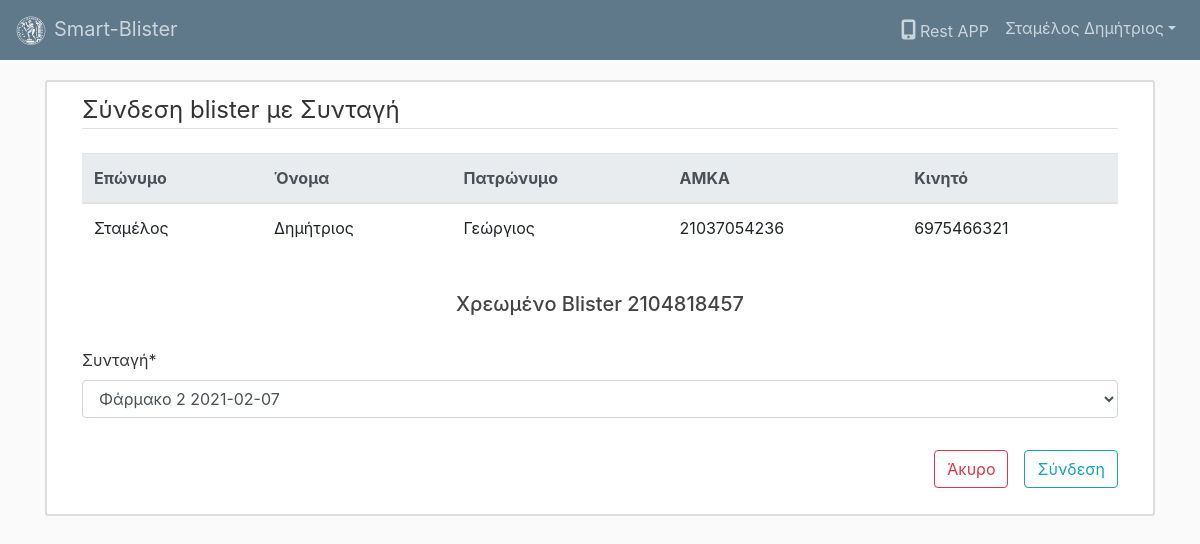
The page /pharmacist/blister/prescription/7/7/ (signed in) on the database as committed earlier.
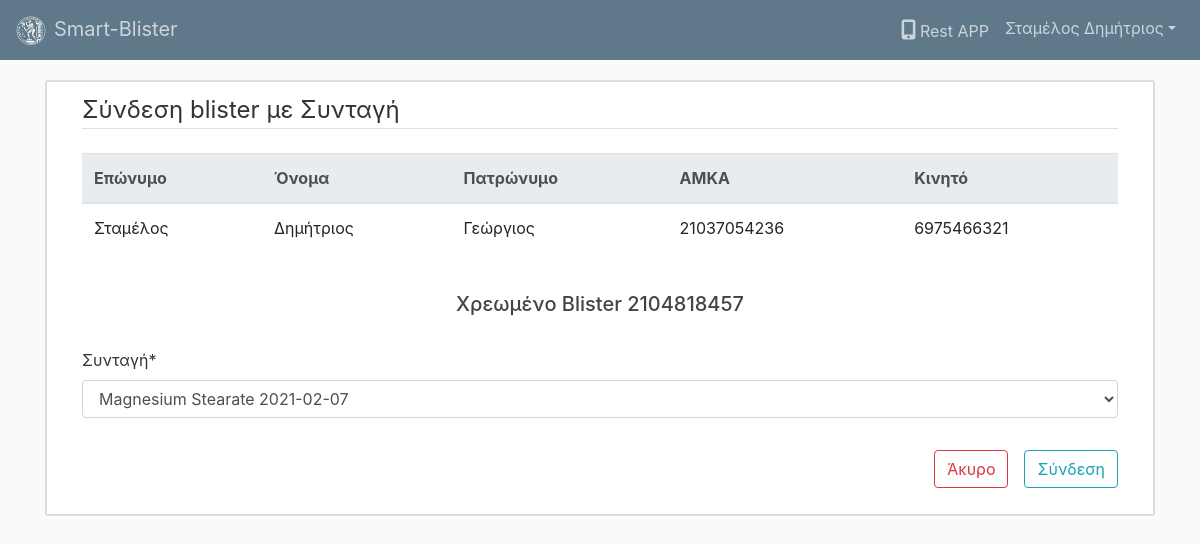
The same page on the database as committed later.
### pharmacist/models.py (models this page shows, shortened)
class BlisterPrescription(models.Model):
	blister = models.ForeignKey(Blister, on_delete=models.PROTECT)
	prescription = models.ForeignKey(Prescription, on_delete=models.PROTECT)

### pharmacist/views.py (the view)
# urls.py: path('blister/prescription/<int:patient_id>/<int:blister_id>/',views.blisterPrescription, name='blisterPrescription'),
@login_required
def blisterPrescription(request,patient_id,blister_id):
	blister = Blister.objects.get(id=blister_id)
	if request.method == 'POST':
		try:
			bp = BlisterPrescription.objects.get(blister=blister)
			form = BlisterPrescriptionForm(request.POST,instance=bp, patient_id=patient_id)
		except BlisterPrescription.DoesNotExist:
			form = BlisterPrescriptionForm(request.POST, patient_id=patient_id)
		if form.is_valid():
			blisterPrescription = form.save(commit=False)
			blisterPrescription.blister = blister
			patient = PatientProfile.objects.get(id=patient_id)
			blisterPrescription.save()
			return redirect('pharmacist:chargedBlisters', patient_id=patient.id)
		else:
			print("not valid form")
			print(form.errors)
	else:
		patient = PatientProfile.objects.get(id=patient_id)
		try:
			bp = BlisterPrescription.objects.get(blister=blister)
			form = BlisterPrescriptionForm(instance=bp, patient_id=patient_id)
		except BlisterPrescription.DoesNotExist:
			form = BlisterPrescriptionForm(patient_id=patient_id)
	context = {
		'title':'Σύνδεση blister με συνταγή',
		'form':form,
		'patient':patient,
		'blister': blister
	}
	return render(request,'pharmacist/blister_prescription.html', context)

### pharmacist/forms.py
class BlisterPrescriptionForm(forms.ModelForm):
	def __init__(self, *args, **kwargs):
		patient_id = kwargs.pop('patient_id')
		super(BlisterPrescriptionForm, self).__init__(*args, **kwargs)
		self.fields['prescription'] = forms.ModelChoiceField(label='Συνταγή',queryset=Prescription.objects.filter(patient__id=patient_id).order_by('-date_issued'))
	class Meta:
		model = BlisterPrescription
		fields = ['prescription']

### doctor/models.py (called while the page is built)
	def __str__(self):
		return self.medicine+' '+str(self.date_issued)

### pharmacist/templates/pharmacist/blister_prescription.html (shortened to what this page needs)
{% extends "dashboard/base.html" %}
{% load crispy_forms_tags %}
{% block body_block %}
  <div class="content-section">
    <div class="container mb-4">
      <legend class="border-bottom mb-4">Σύνδεση blister με Συνταγή</legend>
    </div>
    <div class="container">
       <div class="table-responsive">
        <table class="table">
          <thead class="thead-light">
            <tr>
              <th>Επώνυμο</th>
              <th>Όνομα</th>
              <th>Πατρώνυμο</th>
              <th>ΑΜΚΑ</th>
              <th>Κινητό</th>
            </tr>
          </thead>
          <tbody>
            <tr>
                <td>{{ patient.user.last_name }}</td>
                <td>{{ patient.user.first_name }}</td>
                <td>{{ patient.user.userprofile.father_name }}</td>
                <td>{{ patient.user.userprofile.amka }} </td>
                <td>{{ patient.user.userprofile.cell_phone}}</td>
            </tr>
            </tbody>
        </table>
      </div>
      <br>
      <div class="text-center"><h5>Χρεωμένo Blister {{ blister.serial }}</h5></div>
      <br>
      <div>
        <form method="POST">
          <fieldset class="form-group">
          {{ form|crispy }}
          </fieldset>
          <div class="form-group d-flex flex-row-reverse">
            <button class="btn btn-outline-info ml-3" type="submit">Σύνδεση</button>
            <a href="{% url 'pharmacist:chargedBlisters' patient.id %}" class="btn btn-outline-danger">Άκυρο</a>
          </div>
         </form>
       </div>
      </div>
  </div>
{% endblock %}

Rows that differ between the two databases and show on the page:
removed BlisterPrescription: prescription "Φάρμακο 2 2021-02-07"
added BlisterPrescription: prescription "Magnesium Stearate 2021-02-07"
